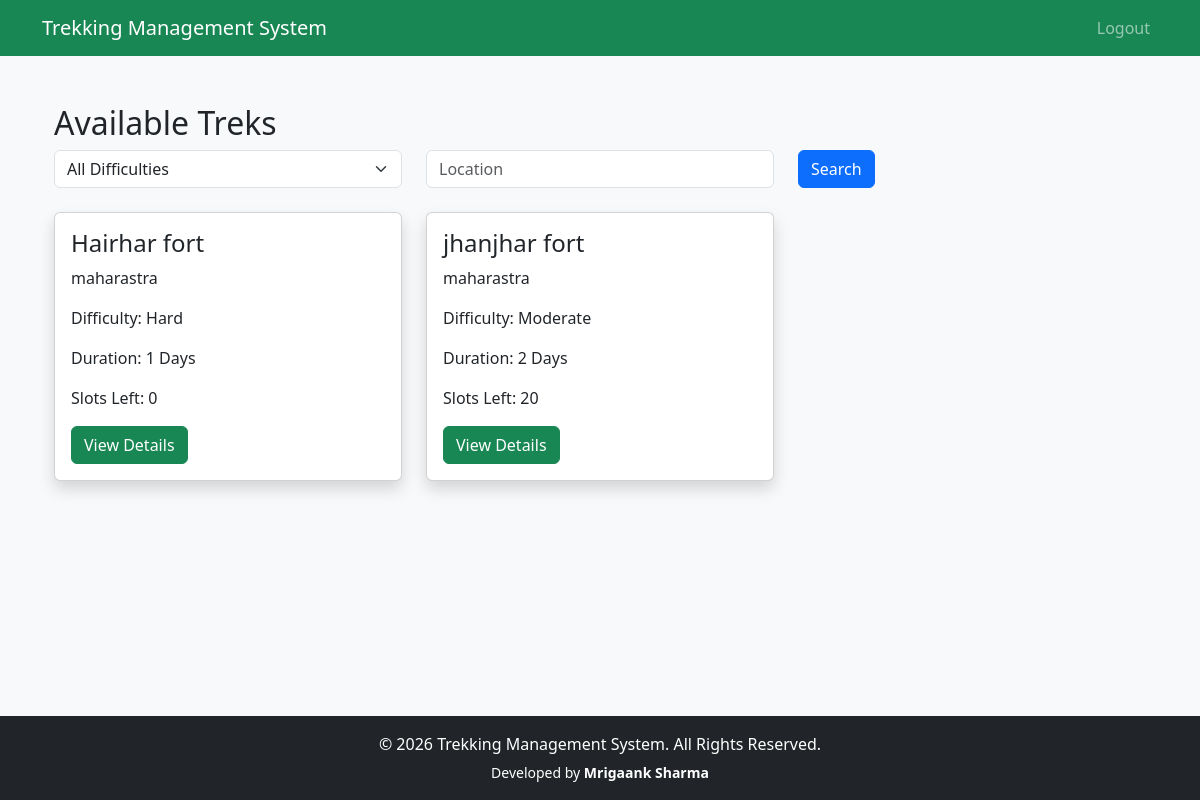
The page /user/treks (signed in) on the database its author committed.
### app/models.py (models this page shows)
class Trek(db.Model):
        __tablename__="treks"
        id=db.Column(db.Integer,primary_key=True)
        name=db.Column(db.String(100),nullable=False)
        location=db.Column(db.String(100),nullable=False)
        difficulty=db.Column(db.String(20),nullable=False)
        duration=db.Column(db.Integer)
        available_slots=db.Column(db.Integer)
        description=db.Column(db.Text)
        status=db.Column(
            db.String(20),
            default="Upcoming"
        )
        start_date=db.Column(db.Date)
        end_date=db.Column(db.Date)
        staff_id=db.Column(
            db.Integer,
            db.ForeignKey("users.id")
        )
        bookings=db.relationship(
            "Booking",
            backref="trek",
            lazy=True
        )
        price = db.Column(db.Float)
        image = db.Column(db.String(255))
        max_altitude = db.Column(db.Integer)
        meeting_point = db.Column(db.String(200))

### app/user/treks.py (the view)
@user_bp.route("/treks")
@login_required
@user_required
def view_treks():
    difficulty = request.args.get("difficulty", "")
    location = request.args.get("location", "").strip()
    query = Trek.query.filter_by(status="Open")
    if difficulty:
        query = query.filter_by(difficulty=difficulty)
    if location:
        query = query.filter(
            Trek.location.ilike(f"%{location}%")
        )
    treks = query.all()
    return render_template(
        "users/trek.html",
        treks=treks,
        difficulty=difficulty,
        location=location
    )

### app/extensions.py (called while the page is built)
@login_manager.user_loader
def load_user(user_id):
    return User.query.get(int(user_id))

### app/templates/users/trek.html (shortened to what this page needs)
{% extends 'base.html' %}
{% block content %}
<div class="container mt-4">
    <h2>Available Treks</h2>
    <form method="GET" class="row mb-4">
        <div class="col-md-4">
            <select name="difficulty" class="form-select">
                <option value=""
                    {% if difficulty == "" %}selected{% endif %}>
                    All Difficulties
                </option>
            </select>
        </div>
        <div class="col-md-4">
            <input
                type="text"
                name="location"
                class="form-control"
                placeholder="Location"
                value="{{ location }}">
        </div>
        <div class="col-md-4">
            <button class="btn btn-primary">
                Search
            </button>
        </div>
    </form>
    {% if treks %}
    <div class="row">
        {% for trek in treks %}
        <div class="col-md-4 mb-4">
            <div class="card shadow">
                <div class="card-body">
                    <h4>
                        {{ trek.name }}
                    </h4>
                    <p>
                        {{ trek.location }}
                    </p>
                    <p>
                        Difficulty:
                        {{ trek.difficulty }}
                    </p>
                    <p>
                        Duration:
                        {{ trek.duration }} Days
                    </p>
                    <p>
                        Slots Left:
                        {{ trek.available_slots }}
                    </p>
                    <a
                        class="btn btn-success"
                        href="{{ url_for('user.trek_details', trek_id=trek.id) }}">
                        View Details
                    </a>
                </div>
            </div>
        </div>
        {% endfor %}
    </div>
    {% endif %}
</div>
{% endblock %}

### rows shown on the page
Trek: name "Hairhar fort", location "maharastra", difficulty "Hard", duration "1", available_slots "0"
Trek: name "jhanjhar fort", location "maharastra", difficulty "Moderate", duration "2", available_slots "20"
